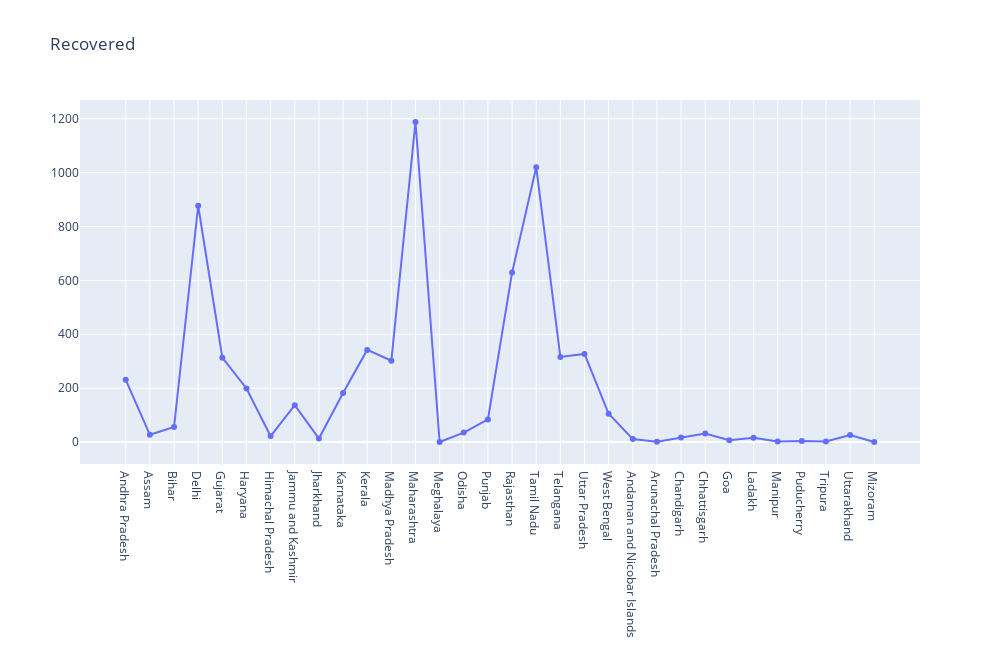

Source (notebook cell):
### Code cell
fig1=go.Figure(go.Line(x=covid['State'],y=covid['Recovered'],mode='lines+markers'))
fig1.update_layout(
    autosize=False,
    width=1000,
    height=650,)
fig1.update_layout(title_text='Recovered')

### Figure 1 — Plotly figure (JSON) as saved in the notebook; plotly's stock layout.template omitted (floating-point values rounded to 4 significant figures)
{"data": [{"mode": "lines+markers", "type": "scatter", "x": ["Andhra Pradesh", "Assam", "Bihar", "Delhi", "Gujarat", "Haryana", "Himachal Pradesh", "Jammu and Kashmir", "Jharkhand", "Karnataka", "Kerala", "Madhya Pradesh", "Maharashtra", "Meghalaya", "Odisha", "Punjab", "Rajasthan", "Tamil Nadu", "Telangana", "Uttar Pradesh", "West Bengal", "Andaman and Nicobar Islands", "Arunachal Pradesh", "Chandigarh", "Chhattisgarh", "Goa", "Ladakh", "Manipur", "Puducherry", "Tripura", "Uttarakhand", "Mizoram"], "y": [231, 27, 56, 877, 313, 199, 22, 137, 13, 182, 342, 302, 1188, 0, 35, 84, 629, 1020, 316, 327, 105, 11, 1, 17, 32, 7, 16, 2, 4, 2, 26, 0]}], "layout": {"autosize": false, "height": 650, "title": {"text": "Recovered"}, "width": 1000}}
